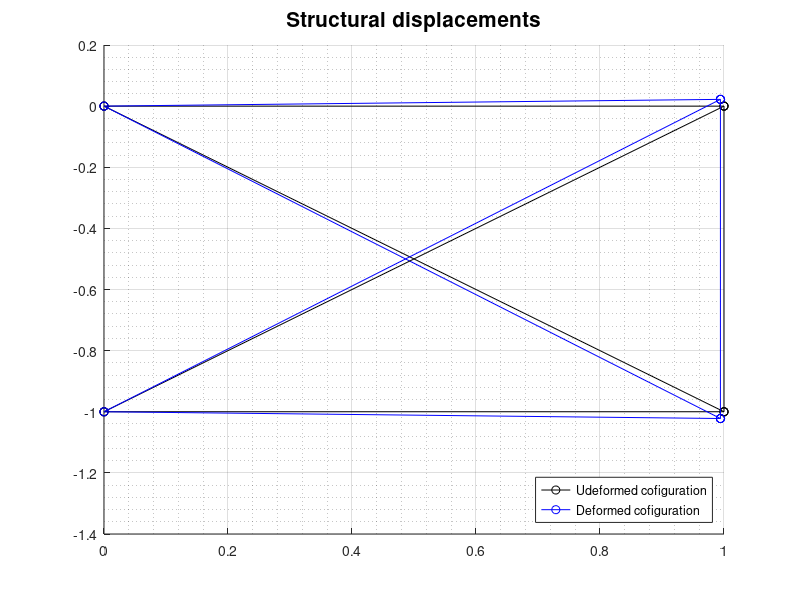
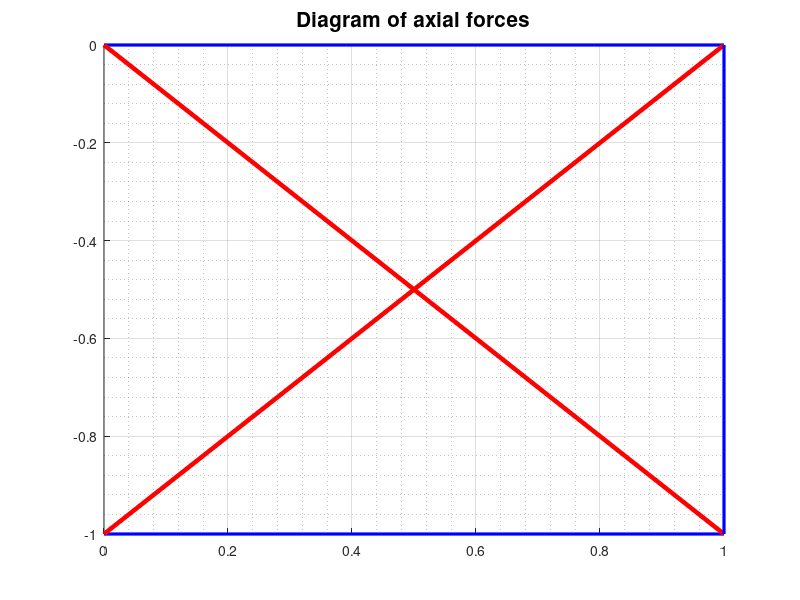

These figures' MATLAB source, in order:
%%% Cleaning memory %%% 
clear;
clc;
%%% 2D truss structure %%%

% --- Nodal coordinates --- %
%       xi yi
nodes = [0  0;          % node 1 
         1  0;          % node 2
         0 -1;          % node 3
         1 -1];         % node 4 
n = size(nodes,1);      % number of nodes 

% --- Elements --- %
%      i j EA aDT   
elem = [1 2 1 0;        % element 1
        3 4 1 0;        % element 2
        1 4 1 0;        % element 3
        3 2 1 0;        % element 4
        2 4 1 0.05];    % element 5
m = size(elem,1);       % number of elements 

% Stiffness matrix and vector of ‘thermal forces’ 
K = zeros(2*n,2*n); 
fT = zeros(2*n,1);   % initialization 

% assembly 
for q = 1:m 
    i = elem(q,1); xi = nodes(i,1); yi = nodes(i,2); % extracting the coordinates of the nodes of pertinence 
    j = elem(q,2); xj = nodes(j,1); yj = nodes(j,2); 
    L = sqrt((xj-xi)^2+(yj-yi)^2); Lv(q)=L; 
    kq = elem(q,3)/L;                % stiffness 
    kv(q) = kq; 
    qv  = ([xj;yj]-[xi;yi])/L;          % vector q 
    Ne = (kq*[-qv;qv]);             % vector Ne used to obtain the stiffness matrix and to evaluate the axial forces in the trusses 
    Nev(q,:) = Ne;                   % storing the vector Ne for element q for future use 
    Ke = 1/kq*Ne*Ne'; 
    edofs = [2*i-1,2*i,2*j-1,2*j]; 
    fT(edofs) = fT(edofs)+elem(q,4)*L*Ne;  % the vector fT relaed to element q is fT=aDTq*L*Ne, with aDTq =elem(q,4) (*) 
    K(edofs,edofs) = K(edofs,edofs)+Ke;   
end 
% Boundary conditions 
fix_dofs = [1 2 5 6];        % dofs constrained to be 0 
free_dofs = setdiff([1:2*n],fix_dofs);  % the total number of dofs is 2*n (2 per node); this function curtails the dofs that are not      
                                                          % constrained 
% Loads 
Po = 0.01; 
f = zeros(2*n,1);  
%f(4)=-Po; Add loads here
% Solution  
u = zeros(2*n,1); 
u(free_dofs) = K(free_dofs,free_dofs)\(f(free_dofs)+fT(free_dofs)); 
% Plot results 
figure(1) 
hold on 
grid on 
grid minor 
figure(2) 
hold on 
grid on 
grid minor 

for q =1:m 
    i = elem(q,1); j = elem(q,2);    
    xi = nodes(i,1); yi = nodes(i,2);    % undeformed configuration  
    xj = nodes(j,1); yj = nodes(j,2); 
    xid = xi+u(2*i-1); yid = yi+u(2*i);  % deformed configuration 
    xjd = xj+u(2*j-1); yjd = yj+u(2*j); 
    figure(1)  
    %    undeformed;     deformed;   
    plot([xi,xj],[yi,yj],'k-o',[xid,xjd],[yid,yjd],'b-o') 
    figure(2) 
    Neq = Nev(q,:); 
    edofs = [2*i-1,2*i,2*j-1,2*j]; 
    Nq = Neq*u(edofs)-kv(q)*elem(q,4)*Lv(q);  % here we calculate Nq in the usual way but curtail out the artificial thermal force (*) 
    Nv(q) = Nq; 
    if Nq > 0  
        plot([xi,xj],[yi,yj],'r','LineWidth',Nq*400)    % if the axial force is positive, i.e. it creates tension, then the color is red 
                                                                        % the thickness of the line is proportional to the magnitude of the force 
    elseif Nq < 0 
        plot([xi,xj],[yi,yj],'b','LineWidth',abs(Nq)*400) % if the axial force is negative, the color of the line is blue; 
    end 
end 
figure(1) 
title('Structural displacements','fontsize',15) 
legend({'Udeformed cofiguration','Deformed cofiguration'},'Location','southeast') 
figure(2) 
title('Diagram of axial forces','fontsize',15); 
 